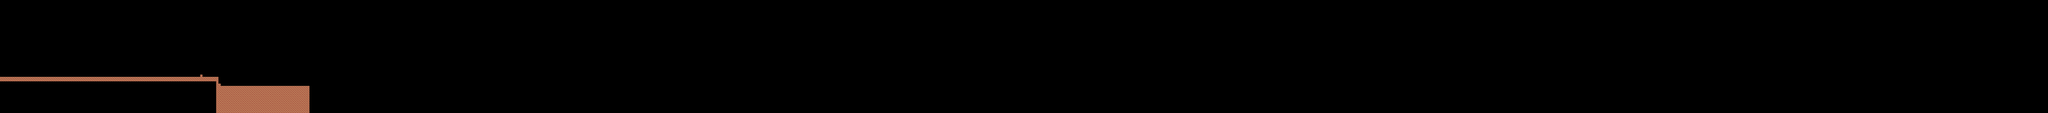

This game map was drawn from its Tiled (.tmx) file and the tilesets committed beside it. A one-line description and the trimmed map source follow:
An orthogonal 900x50 tile map with 8x8 px tiles, 1 tile layer (Tile Layer 1).

<map version="1.0" orientation="orthogonal" renderorder="right-down" width="900" height="50" tilewidth="8" tileheight="8" nextobjectid="1">
 <tileset firstgid="1" name="ground" tilewidth="8" tileheight="8" tilecount="1">
  <image source="texture/g1.png" width="8" height="8" />
 </tileset>
 <layer name="Tile Layer 1" width="900" height="50">
  <data>[45000 cells, 688 non-empty, 1 distinct tile ids]</data>
 </layer>
</map>
